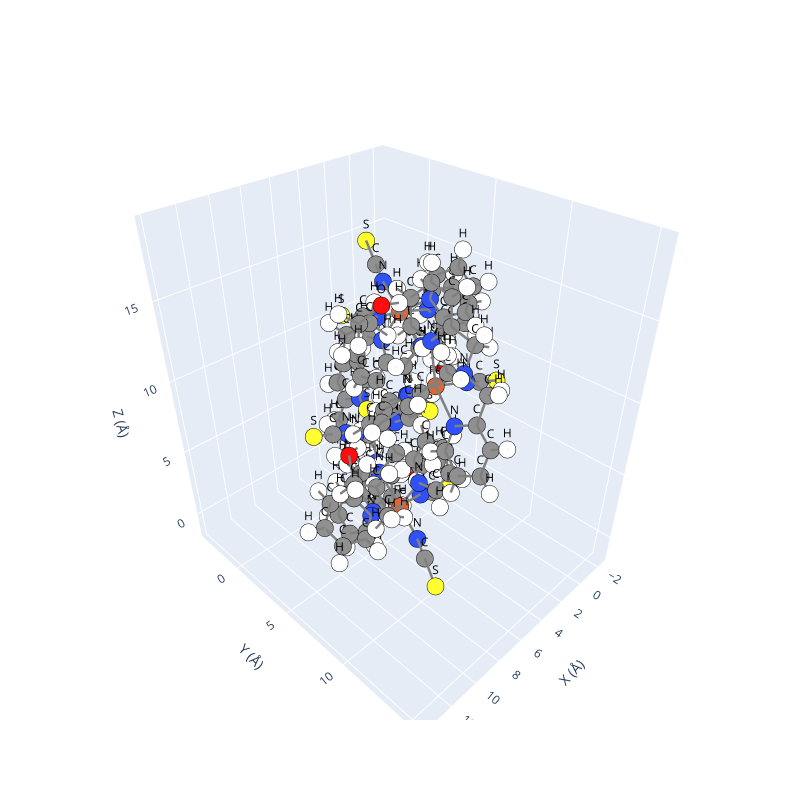

The cell this chart's notebook holds for it:
### Code cell
# You can also view the unit cell with cell.view(), which opens a 3D viewer
cell.view(size='large')
